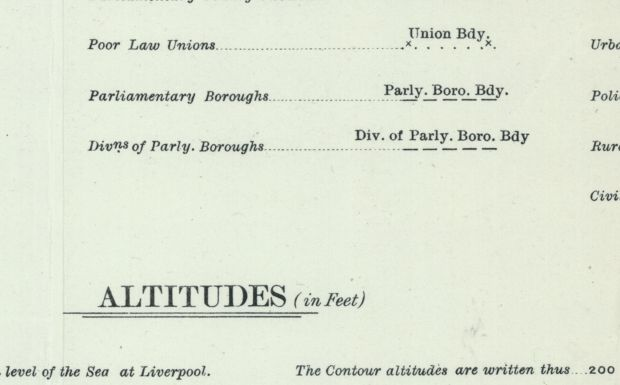
#> input picture developer/gb1900-font-probe/reference/b1923_L.jpg, 620 x 385 px
$ python -i discrim_test.py   (imports and definitions only)
#> lines starting #> are read from the running program, lines starting #| are printed output that depends on the picture; after the words box and inside, x2 and y2 are one past the last pixel; in counts of white or black regions, pixels touching at a corner belong together
"""Phase C — GLYPH-TEMPLATE DISCRIMINATION TEST (SG's exemplar-matching approach).

Can a canonical Characteristic-Sheet capital, matched as a GLYPH SHAPE, discriminate its own letterform
(italic / blackletter / upright) from the others? The CRNN recognition embed can't (it's trained to be
font-INVARIANT); glyph shape IS the style. Two parts, the second built to confront the domain gap that sank
the earlier synthetic->real attempt:

  PART 1  clean-domain ceiling  — leave-one-exemplar-out over CS glyphs. Necessary condition: do the
          canonical letterforms separate at all under this matcher, with unambiguous ground truth?
  PART 2  domain-gap probe      — match the CS templates against the most UNAMBIGUOUSLY-styled real map
          labels (italic watercourses; blackletter antiquities) and see if the ranking survives to tiles.

    /vast/ishi/envs/boundary/bin/python discrim_test.py
"""
import os, re, glob, json, math, numpy as np, cv2
import concurrent.futures as cf
from collections import Counter, defaultdict
from PIL import Image

HERE = os.path.dirname(os.path.abspath(__file__)); REF = os.path.join(HERE, "reference")
TILES = "/vast/ishi/gb1900/tiles17"; DISC = "/vast/ishi/gb1900/edition/discover"; N17 = 2 ** 17

# CS exemplars grouped by APPROVED letterform (Phase A). Only the cleanest, most-distinctive sources per class.
STYLE_SRC = {
    "italic":      ["ex_small_rivers", "ex_other_villages", "ex_gentlemens_seats", "ex_navigable_rivers_word", "ex_towns_generally"],
    "blackletter": ["ex_antiq_saxon", "ex_antiq_norman"],
    "upright":     ["ex_parish_churches", "ex_workhouses", "ex_woods_copses", "ex_bays_word", "ex_county_bridges_word"],
}
H, W = 36, 44   # canonical glyph canvas (height-normalised; slant survives in aspect/lean)

def norm_glyph(sub):
    """binary glyph bbox -> height-normalised, centroid-centred H x W binary (preserves italic lean)."""
    ys, xs = np.where(sub > 0)
    if len(ys) < 8: return None
    sub = sub[ys.min():ys.max() + 1, xs.min():xs.max() + 1]
    sc = (H - 4) / sub.shape[0]; nw = max(3, int(round(sub.shape[1] * sc)))
    g = cv2.resize(sub.astype(np.uint8) * 255, (nw, H - 4), cv2.INTER_AREA) > 60
    canvas = np.zeros((H, W), bool)
    gw = min(nw, W - 2); g = g[:, :gw]
    cx = int(np.round(np.where(g.any(0))[0].mean())) if g.any() else gw // 2
    x0 = max(0, min(W - gw, W // 2 - cx)); canvas[2:2 + (H - 4), x0:x0 + gw] = g
    return canvas

def glyphs_of(gray):
    """Otsu ink -> letter-sized connected components -> normalised glyphs."""
    _, ink = cv2.threshold(gray, 0, 255, cv2.THRESH_BINARY_INV + cv2.THRESH_OTSU)
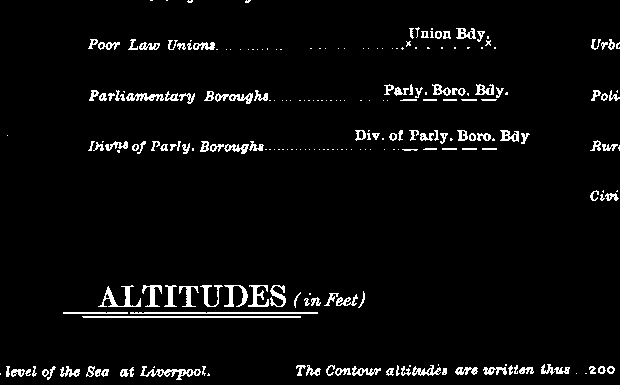
#> ink: shape (385, 620); 4.1% white in thin lines or dots
    n, lbl, st, _ = cv2.connectedComponentsWithStats(ink, 8)
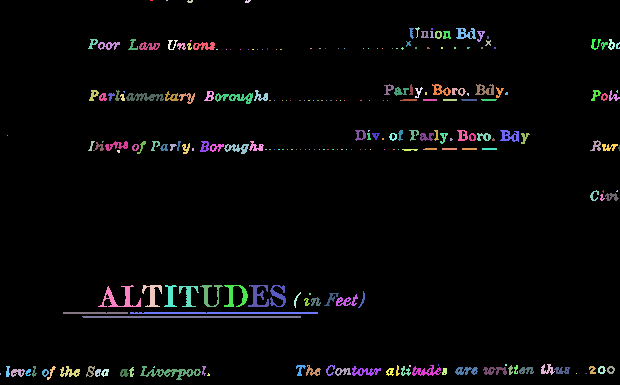
#> lbl: shape (385, 620) int32; 247 distinct labels, from 0 to 246; one colour per label, 0 black
#> n = 247; st = 247 rows, first 6: [0, 0, 620, 385, 228928], [150, 0, 3, 1, 3], [166, 0, 2, 1, 2], [187, 0, 6, 3, 13], [245, 0, 6, 3, 13], [415, 27, 5, 11, 17]
    hs = [st[i, 3] for i in range(1, n) if st[i, 3] >= 6]
#> hs = 126 values, max 22 at index 78, min 6 at index 13, mean 10.33
    if not hs: return []
    mh = np.median(hs); out = []
#> after `mh = np.median(hs)`: mh = 10
    for i in range(1, n):
        x, y, w, h, area = st[i]
        if h < 0.55 * mh or h > 2.2 * mh or area < 10: continue      # letter-sized only
        if w > 3.2 * h: continue                                     # rules / long thin
        g = norm_glyph((lbl[y:y + h, x:x + w] == i))
        if g is not None: out.append(g)
#> this loop made 246 passes
#> (x, y, w, h, area) on passes 61 to 63: (409, 84, 4, 11, 29), (432, 84, 19, 12, 106), (475, 84, 19, 11, 122)
#> after the loop, out = 122 items
    return out

SHIFTS = [(-2, 0), (-1, 0), (0, 0), (1, 0), (2, 0), (0, -2), (0, 2)]
# [15 lines left out: functions _mat, _shifted, not called in this run]
def sims_row(g, Mn):
    return (_shifted(g) @ Mn.T).max(0)                      # (Nb,) best-over-shift cosine to every bank glyph

# [45 lines left out: functions load_cs, nn_style, part1, not called in this run]

# ---- PART 2: real map instances ----
WATER = re.compile(r"^(R\.|Afon|Nant)\b|\b(River|Brook|Burn|Beck)\b", re.I)
NOTWATER = re.compile(r"\b(Farm|Ho|House|Cottage|Wood|Hall|Fm|Mill|Green|Lane|Bank|Bridge|Field|Moor|Hill)\b", re.I)
ANTIQ = re.compile(r"\b(Tumulus|Tumuli|Earthwork|Earthworks|Cairn|Stone Circle|Standing Stone|Site of|Camp|Enclosure)\b", re.I)
CHURCH = re.compile(r"\b(Church|Chapel|Ch\.?)$|\bChurch\b", re.I)

# [62 lines left out: functions tile, crop_box, part2, main, not called in this run]

# [2 lines not run here, left out]

>>> import cv2
>>> picture = cv2.imread('reference/b1923_L.jpg', cv2.IMREAD_GRAYSCALE)
>>> result = glyphs_of(picture)
#> result = 122 items

$ run again, on developer/gb1900-font-probe/reference/col_L_up.jpg
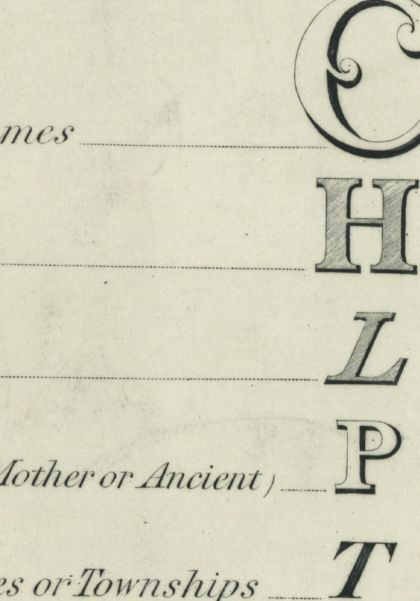
#> input picture developer/gb1900-font-probe/reference/col_L_up.jpg, 420 x 601 px
#> in glyphs_of, `_, ink = cv2.threshold(gray, 0, 255, cv2.THRESH_BINARY_INV + cv2.THRES..`:
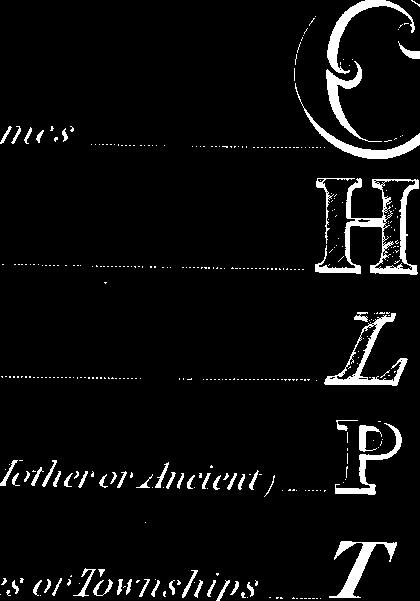
#> ink: shape (601, 420); 5.1% white; 391 white regions (332 under 20 px), largest, box (x1, y1, x2, y2) and area: (315, 178, 419, 275) 2295, (324, 313, 408, 386) 1246, (327, 0, 415, 74) 1100
#> in glyphs_of, `n, lbl, st, _ = cv2.connectedComponentsWithStats(ink, 8)`:
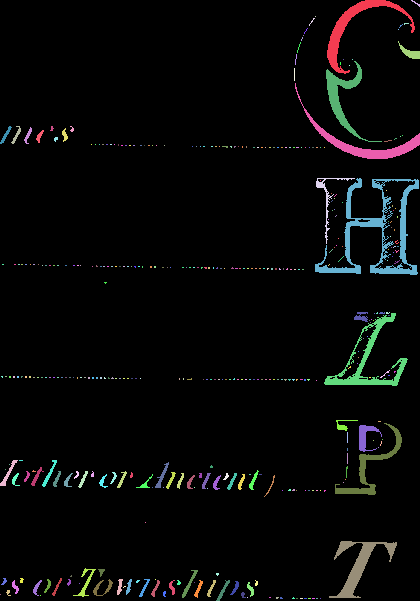
#> lbl: shape (601, 420) int32; 392 distinct labels, from 0 to 391; one colour per label, 0 black
#> n = 392; st = 392 rows, first 6: [0, 0, 420, 601, 239586], [327, 0, 88, 74, 1100], [411, 0, 9, 7, 16], [315, 16, 1, 1, 1], [309, 18, 6, 8, 10], [404, 23, 5, 2, 6]
#> hs = 79 values, max 97 at index 17, min 6 at index 3, mean 20.34
#> mh = 15
#> the loop in glyphs_of, `for i in range(1, n):` made 391 passes
#> (x, y, w, h, area) on passes 1, 16, 20: (327, 0, 88, 74, 1100), (326, 61, 56, 81, 865), (295, 83, 125, 76, 1054)
#> after the loop in glyphs_of, `for i in range(1, n):`: out = 54 items

$ run again, on developer/gb1900-font-probe/reference/col_R_lo.jpg
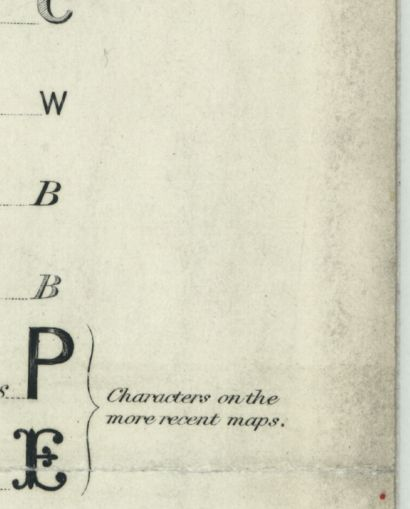
#> input picture developer/gb1900-font-probe/reference/col_R_lo.jpg, 410 x 509 px
#> ink: shape (509, 410); 3.4% white; 95 white regions (53 under 20 px), largest, box (x1, y1, x2, y2) and area: (12, 428, 67, 491) 1553, (27, 327, 74, 400) 1412, (376, 0, 400, 509) 1312
#> in glyphs_of, `n, lbl, st, _ = cv2.connectedComponentsWithStats(ink, 8)`:
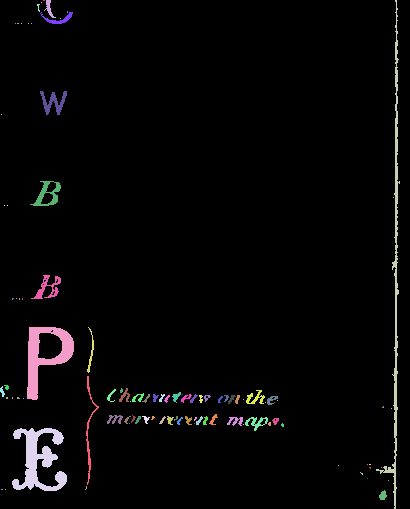
#> lbl: shape (509, 410) int32; 96 distinct labels, from 0 to 95; one colour per label, 0 black
#> n = 96; st = 96 rows, first 6: [0, 0, 410, 509, 201571], [43, 0, 2, 1, 2], [44, 0, 12, 18, 72], [376, 0, 24, 509, 1312], [41, 2, 1, 1, 1], [37, 4, 3, 8, 12]
#> hs = 46 values, max 509 at index 1, min 7 at index 23, mean 26.83
#> mh = 9
#> the loop in glyphs_of, `for i in range(1, n):` made 95 passes
#> (x, y, w, h, area) on passes 3, 14, 16, 20, 25, 26, 27, 62: (376, 0, 24, 509, 1312), (40, 91, 27, 24, 278), (30, 181, 31, 25, 301), (31, 275, 30, 24, 253), (27, 327, 47, 73, 1412), (87, 327, 7, 46, 86), (86, 376, 13, 109, 208), (209, 414, 9, 11, 40)
#> pass 2, in glyphs_of, `g = norm_glyph((lbl[y:y + h, x:x + w] == i))`:
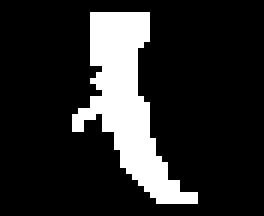
#> g: shape (36, 44) bool (shown 6 times larger); 16.5% white; 1 white region, box (x1, y1, x2, y2) and area: (12, 2, 33, 34) 262
#> after the loop in glyphs_of, `for i in range(1, n):`: out = 41 items
